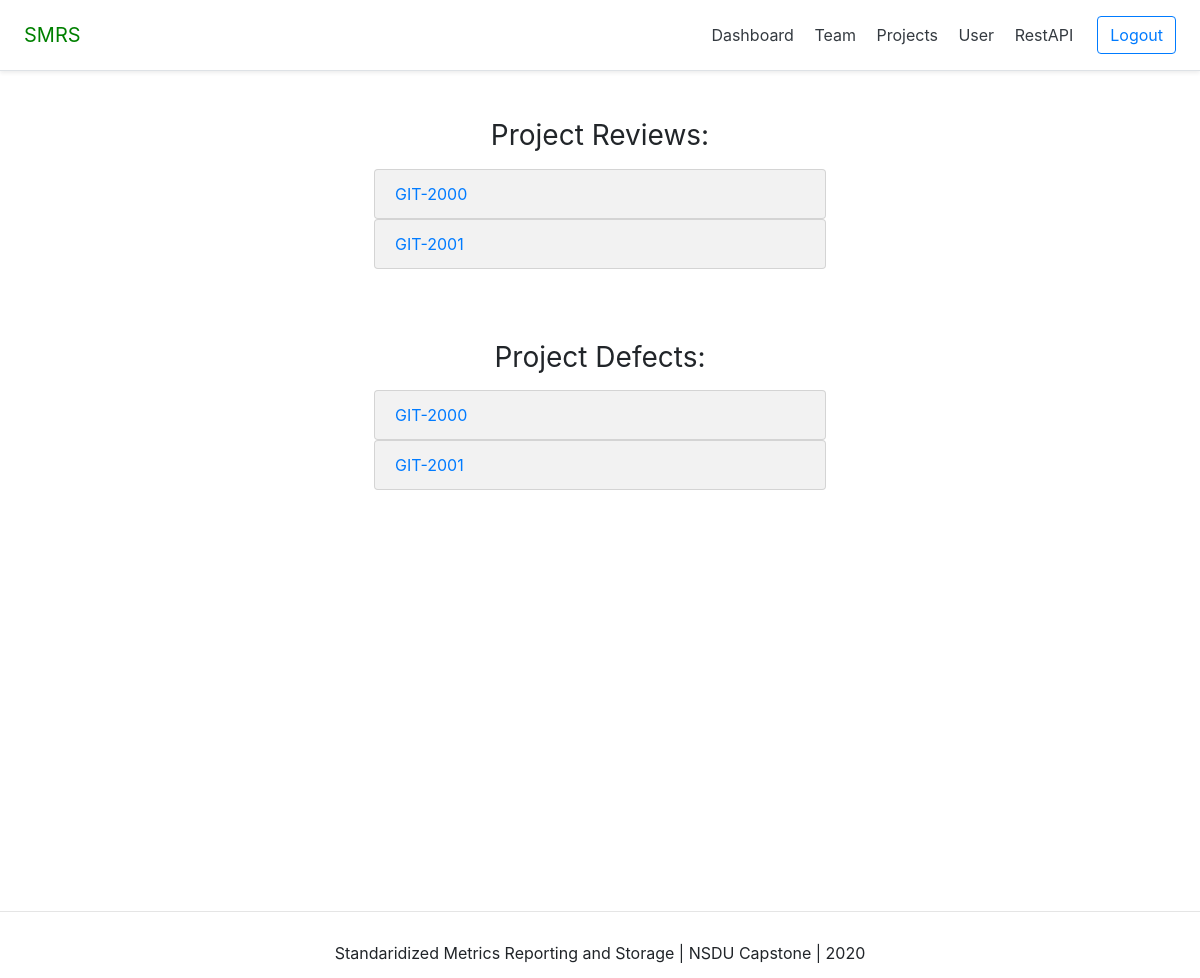
The page /dashboard/project/1 (signed in) on the database as committed earlier.
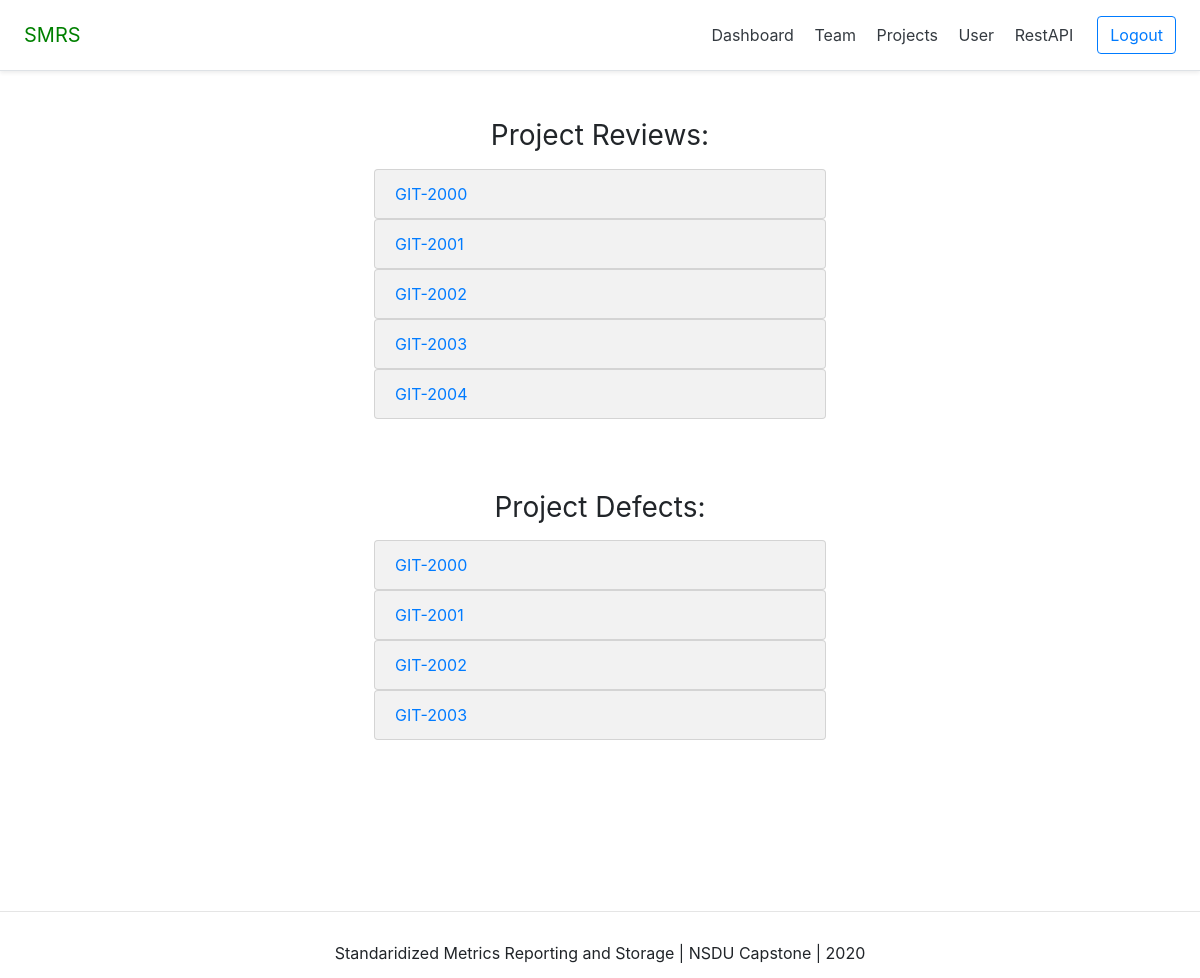
The same page on the database as committed later.
### restAPI/models.py (models this page shows)
class Review (models.Model):
    dateOpened              = models.DateField(auto_now=False, auto_now_add=False)
    dateClosed              = models.DateField(blank=True, null=True)
    projectID               = models.ForeignKey(Project, on_delete=models.CASCADE)
    whereFound              = models.ForeignKey(PhaseType, on_delete=models.CASCADE)
    tag                     = models.CharField(max_length=50, unique=True)
    severity                = models.CharField(choices=MajorMinorChoices,max_length=25)
    url                     = models.URLField(max_length=200, unique=True)
    def __str__(self):
        return self.tag

class Defect (models.Model):
    dateOpened              = models.DateField(auto_now=False, auto_now_add=False)
    dateClosed              = models.DateField(blank=True, null=True)
    projectID               = models.ForeignKey(Project, on_delete=models.CASCADE)
    whereFound              = models.ForeignKey(PhaseType, on_delete=models.CASCADE)
    tag                     = models.CharField(max_length=50, unique=True)
    severity                = models.CharField(choices=MajorMinorChoices,max_length=25)
    url                     = models.URLField(max_length=200, unique=True)
    def __str__(self):
        return self.tag

### dashboard/views.py (the view)
# urls.py: path('project/<int:pk>', projectDetail_view, name='detail'),
def projectDetail_view(request, pk):
    context= {}
    user = request.user
    if user.is_authenticated:
        project_detail = get_object_or_404(Project, pk=pk)
        allDefects = Defect.objects.filter(projectID=project_detail)
        allReviews = Review.objects.filter(projectID=project_detail)
        context['allDefects'] = allDefects
        context['allReviews'] = allReviews
    return render(request, "dashboard/project_detail.html", context)

### dashboard/templates/dashboard/project_detail.html
{% extends 'base.html' %}
{% block content %}
<div class='container mt-4 p-4'
  style="max-width: 500px;
         width:     100%;
         margin:    auto;">
  <div class='row'>
    {% if allReviews %}
    <h3 class='mb-3 font-weight-normal display-6 mx-auto' >Project Reviews:</h3>
    </div>
     {% for item in allReviews %}
      <ul class= 'list-group '>
        <a href="{% url 'dashboard:reviewDetail' item.pk %}" style="text-decoration: none;">
          <li class="list-group-item" style="background-color: #f2f2f2;">{{item}}</li>
        </a>
      </ul>
    {% endfor %}
    {% endif %}
</div>
<div class='container mt-4 p-4'
  style="max-width: 500px;
         width:     100%;
         margin:    auto;">
  <div class='row'>
    {% if allDefects %}
    <h3 class='mb-3 font-weight-normal display-6 mx-auto' >Project Defects:</h3>
    </div>
     {% for item in allDefects %}
      <ul class= 'list-group '>
        <a href="{% url 'dashboard:defectDetail' item.pk %}" style="text-decoration: none;">
          <li class="list-group-item" style="background-color: #f2f2f2;">{{item}}</li>
        </a>
      </ul>
    {% endfor %}
    {% endif %}
</div>
{% endblock content %}

### templates/base.html (shortened to what this page needs)
<!DOCTYPE html>
<html>
<head>
   {% include 'snippets/header.html' %}
</head>
<body>
  <div class="main">
    {% block content %}{% endblock %}
  </div>
 {% include 'snippets/footer.html' %}
</body>
</html>

### templates/snippets/header.html (shortened to what this page needs)
    <link rel="stylesheet" href="https://stackpath.bootstrapcdn.com/bootstrap/4.3.1/css/bootstrap.min.css">
<div class="d-flex flex-column flex-md-row align-items-center p-3 px-md-4 mb-3 bg-white border-bottom shadow-sm">
  <h5 class="my-0 mr-md-auto font-weight-normal" ><span style="color : green;">SMRS</span></h5>
  {% if  request.user.is_authenticated %}
  <nav class="my-2 my-md-0 mr-md-3" >
    <a class="p-2 text-dark" href="{% url 'home' %}">Dashboard</a>
    <a class="p-2 text-dark" href="{% url 'dashboard:team' %}">Team</a>
    <a class="p-2 text-dark" href="{% url 'dashboard:project' %}">Projects</a>
    <a class="p-2 text-dark" href="#">User</a>
    <a class="p-2 text-dark" href="http://127.0.0.1:8000/restAPI/">RestAPI</a>
  </nav>
  <a class="btn btn-outline-primary" href="{% url 'account:logout' %}">Logout</a>
  {% endif %}
</div>

### templates/snippets/footer.html (shortened to what this page needs)
<hr>
<div class= "d-flex flex-row align-items-center footer" style="min-height: 50px;">
    <p class="m-auto">Standaridized Metrics Reporting and Storage | NSDU Capstone | 2020 </p>
</div>

### templates/base.html (style rules this page uses)
.main { min-height: 100vh; height: 100%; }

Rows that differ between the two databases and show on the page:
added Review: tag "GIT-2002"
added Review: tag "GIT-2003"
added Review: tag "GIT-2004"
added Defect: tag "GIT-2002"
added Defect: tag "GIT-2003"
